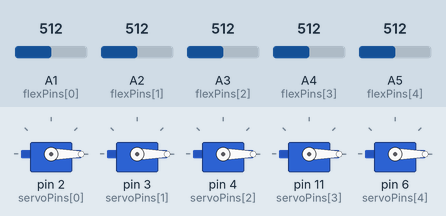
Recording of a sketch running on a simulated Arduino Uno, built with avr-gcc and run on an emulated ATmega328P. Parts: 5 × servo. The test bench sets the inputs (shaded band); at power-on: A1 (flexPins[0]) = 512, A5 (flexPins[4]) = 512, A2 (flexPins[1]) = 512, A3 (flexPins[2]) = 512, A4 (flexPins[3]) = 512.

Above: at 1.2 s.
1.3 s: A1 (flexPins[0]) set to 306
At 4.1 s:
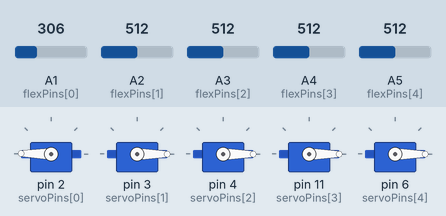
4.3 s: A5 (flexPins[4]) set to 306
At 7.0 s:
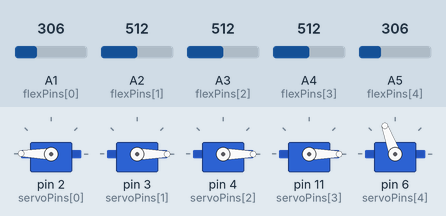
7.3 s: A2 (flexPins[1]) set to 306
At 10.1 s:
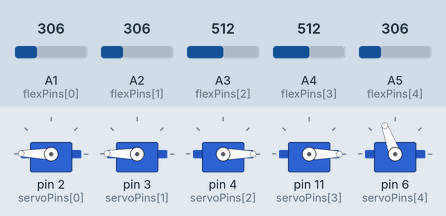
10.3 s: A3 (flexPins[2]) set to 306
At 12.8 s:
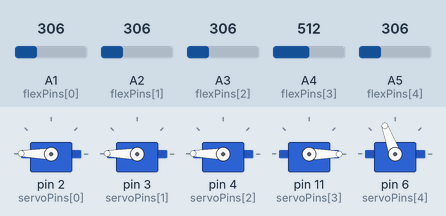
13.3 s: A4 (flexPins[3]) set to 306
At 16.1 s:
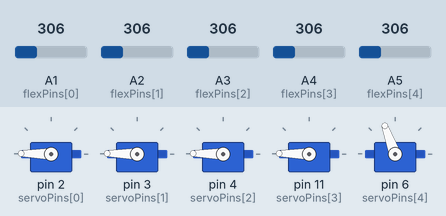
16.3 s: A5 (flexPins[4]) set to 30
At 19.2 s:
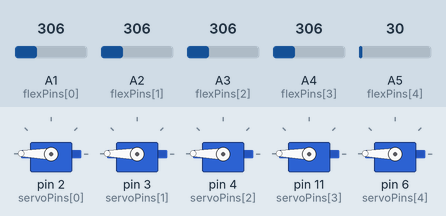
Timing chart, 0 to 20.3 s (numbered marks = the images above; inputs shaded):
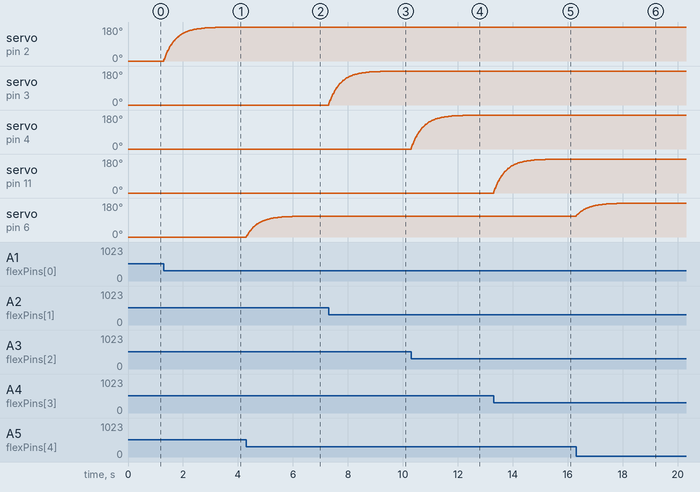

Measured:
- after the input at 1.3 s, servo on pin 2 (servoPins[0]): moves from 0° to 179° over 2.2 s, starting at once
- after the input at 4.3 s, servo on pin 6 (servoPins[4]): moves from 0° to 110° over 1.9 s, starting at once
- after the input at 7.3 s, servo on pin 3 (servoPins[1]): moves from 0° to 179° over 2.2 s, starting at once
- after the input at 10.3 s, servo on pin 4 (servoPins[2]): moves from 0° to 179° over 2.2 s, starting at once
- after the input at 13.3 s, servo on pin 11 (servoPins[3]): moves from 0° to 179° over 2.2 s, starting at once
- after the input at 16.3 s, servo on pin 6 (servoPins[4]): moves from 110° to 179° over 1.8 s, starting at once

The sketch:

Robo_Hand_flex-arduino.ino
```cpp
#include <Servo.h>

Servo servos[5];
int flexPins[] = {A1, A2, A3, A4, A5};
int servoPins[] = {2, 3, 4, 11, 6};
float restVal[] = {351.0, 356.0, 348.0, 341.0, 314.0};
float bentVal[] = {343.0, 349.0, 343.0, 332.0, 301.0};

float currentAngle[5];
float smoothing = 0.05;

void setup() {
  analogReference(EXTERNAL);
  Serial.begin(9600);

  for(int i = 0; i < 5; i++) {
    servos[i].attach(servoPins[i]);
  }
}

void loop() {
  for(int i = 0; i < 5; i++) {
    int raw = analogRead(flexPins[i]);

    float targetAngle = map(raw, bentVal[i], restVal[i], 180, 0);
    targetAngle = constrain(targetAngle, 0, 180);
    currentAngle[i] = (targetAngle * smoothing) + (currentAngle[i] * (1.0 - smoothing));
    servos[i].write((int)currentAngle[i]);
  }
  delay(20);
}
```
